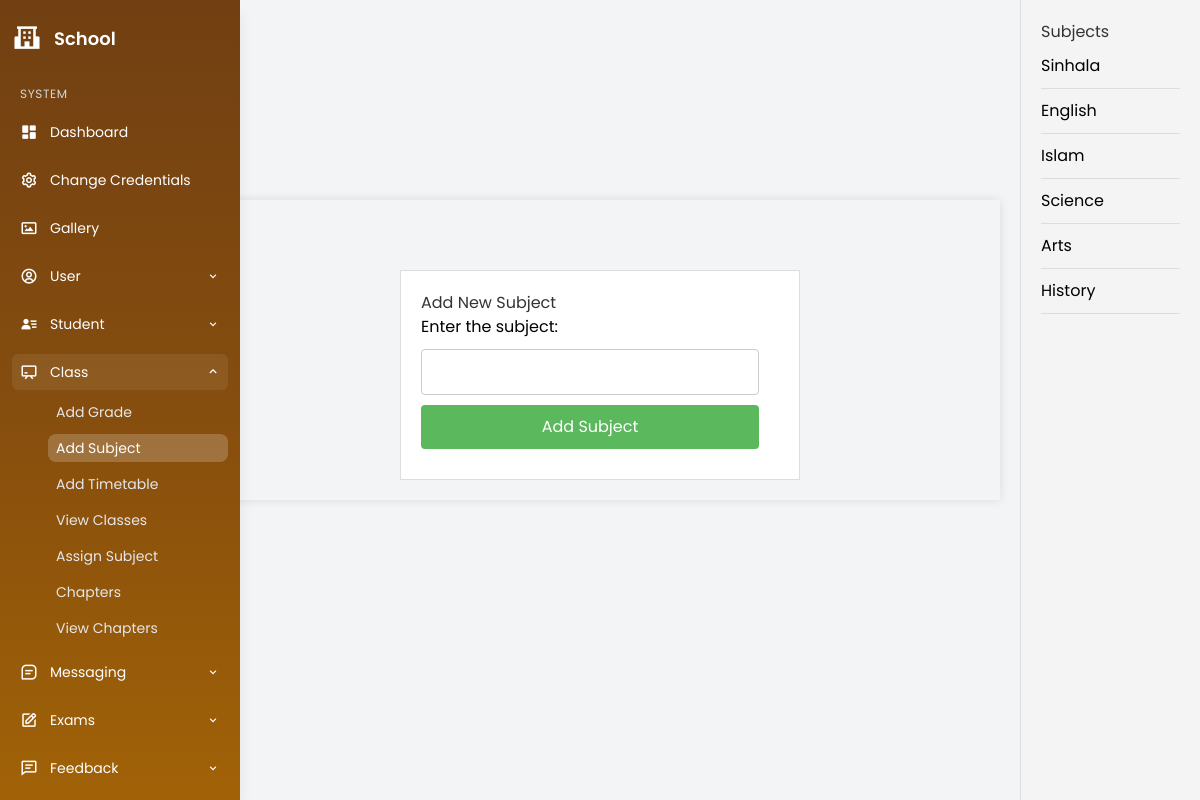
The page /add_subject.php (signed in) on the database its author committed.
### tables this page shows
CREATE TABLE `subjects` (
  `id` int(11) NOT NULL,
  `subject_name` varchar(100) NOT NULL
);

### add_subject.php (the view, shortened to what this page needs)
<?php
include ("database_connection.php");
$result = $conn->query("SELECT subject_name FROM subjects");
?>
<!DOCTYPE html>
<html lang="en">
<head>
    <link rel="stylesheet" href="./css/add_subject.css">
</head>
<body>
<?php include('navbar.php'); ?>
<div class="subject-sidebar">
    <h2>Subjects</h2>
    <ul class="subject-list">
        <?php if ($result->num_rows > 0): ?>
            <?php while ($row = $result->fetch_assoc()): ?>
                <li><?php echo htmlspecialchars($row['subject_name']); ?></li>
            <?php endwhile; ?>
        <?php else: ?>
            <li>No subjects available</li>
        <?php endif; ?>
    </ul>
</div>
<div class="container">
    <div class="form-container">
        <h2>Add New Subject</h2>
        <form action="./add_subject.php" method="post">
            <label for="subject_name">Enter the subject:</label>
            <input type="text" name="subject_name" id="subject_name" required>
            <input type="submit" value="Add Subject">
        </form>
    </div>
</div>
</body>
</html>

### css/add_subject.css (style rules this page uses)
body { font-family: Arial, sans-serif; background-color: #f4f4f4; margin: 0; padding: 200px; }
.container { max-width: 600px; margin: 0 auto; background: #fff; padding: 20px; box-shadow: 0 0 10px rgba(0, 0, 0, 0.1); }
h2 { margin-bottom: 20px; color: #333; }
form { padding-right: 20px; }
input[type="text"] { width: 100%; padding: 10px; margin-bottom: 20px; border: 1px solid #ccc; border-radius: 4px; }
input[type="submit"] { background-color: #5cb85c; color: white; padding: 10px 15px; border: none; border-radius: 4px; cursor: pointer; }

### add_subject.php (style rules this page uses)
body { font-family: Arial, sans-serif; }
.container { display: flex; justify-content: center; background-color: transparent; }
.subject-sidebar { position: fixed; right: 0; top: 0; width: 180px; padding: 20px; background-color: #f4f4f4; border-left: 1px solid #ddd; height: 100%; }
.subject-sidebar h2 { margin-top: 0; }
.subject-list { list-style-type: none; padding: 0; }
.subject-list li { padding: 10px 0; border-bottom: 1px solid #ddd; }
.form-container { max-width: 600px; padding: 20px; background-color: #fff; border: 1px solid #ddd; margin-top: 50px; }
input[type="text"], input[type="submit"] { display: block; width: 100%; padding: 10px; margin: 10px 0; }

### navbar.php (style rules this page uses)
body { font-family: 'Poppins', sans-serif; }

### rows shown on the page
subjects: subject_name "Sinhala"
subjects: subject_name "English"
subjects: subject_name "Islam"
subjects: subject_name "Science"
subjects: subject_name "Arts"
subjects: subject_name "History"
